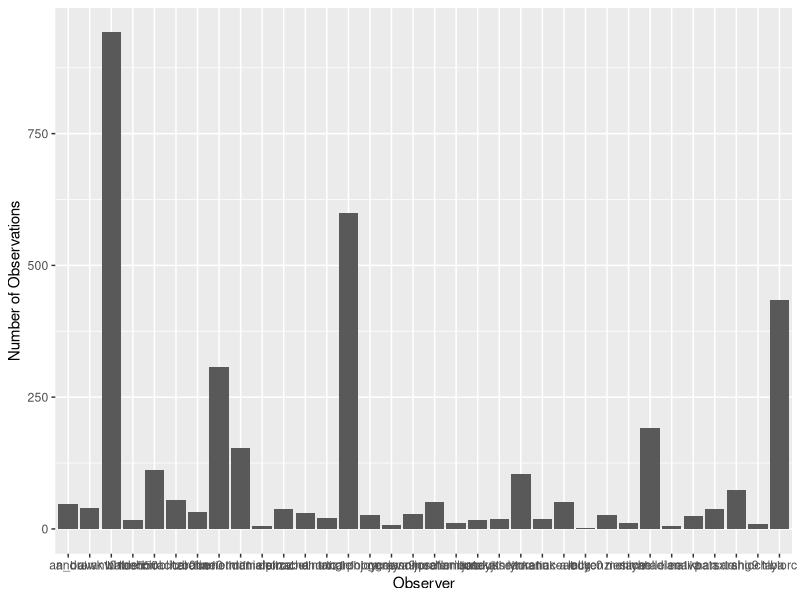
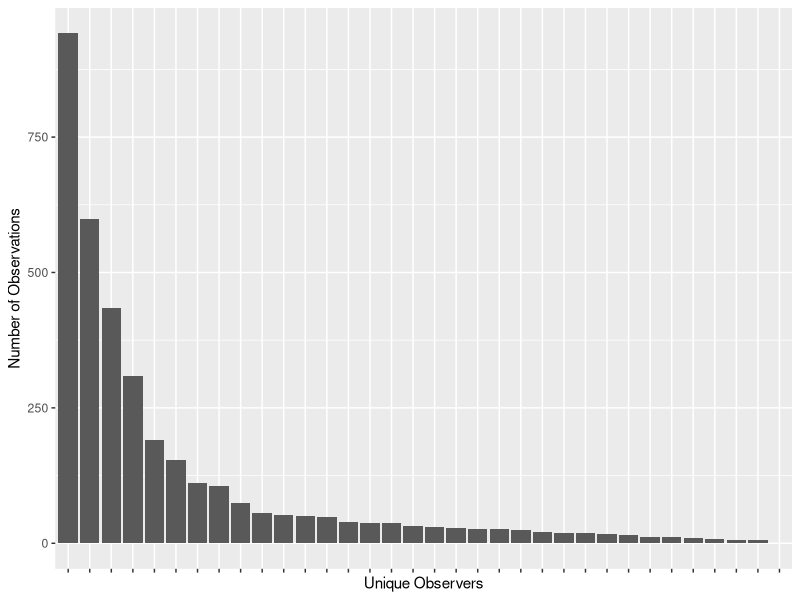
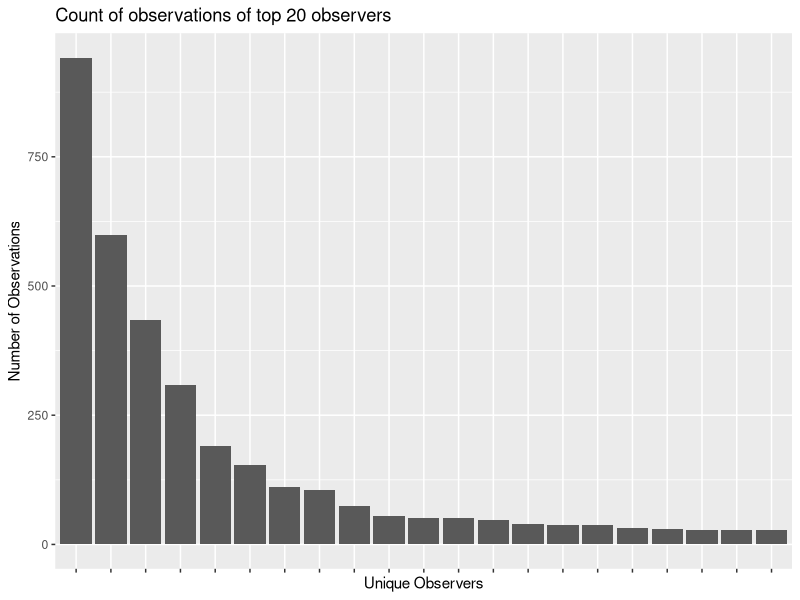

Here is the R script that generated these plots, in order:
library(ggplot2)
library(lubridate)
library(dplyr)
library(circular)
library(knitr)

Complete_Project<-read.csv("observations-537390.csv")
Complete_Project$day <- as.Date(Complete_Project$observed_on)
UCSBlooms<-subset(Complete_Project,day <= "2020-03-18")
UCSBlooms$month <- month(UCSBlooms$day)

users <- UCSBlooms$user_login


UCSBlooms %>% ggplot(aes(x=user_login))+ 
  geom_bar() + xlab("Observer") +
  ylab("Number of Observations")


UCSBlooms %>% 
  ggplot(aes(x=reorder(user_login, user_login, function(x)-length(x))))+ 
  geom_bar() + xlab("Unique Observers") +
  ylab("Number of Observations") +
  theme(axis.text.x = element_blank())


UCSBlooms %>%
  count(user_login) %>%
  slice_max(n, n = 20) %>%  
  ggplot(aes(x = reorder(user_login, -n), y = n)) + 
  geom_bar(stat = "identity") + 
  xlab("Unique Observers") + 
  ylab("Number of Observations") + 
  ggtitle("Count of observations of top 20 observers") +
  theme(axis.text.x = element_blank())




  
